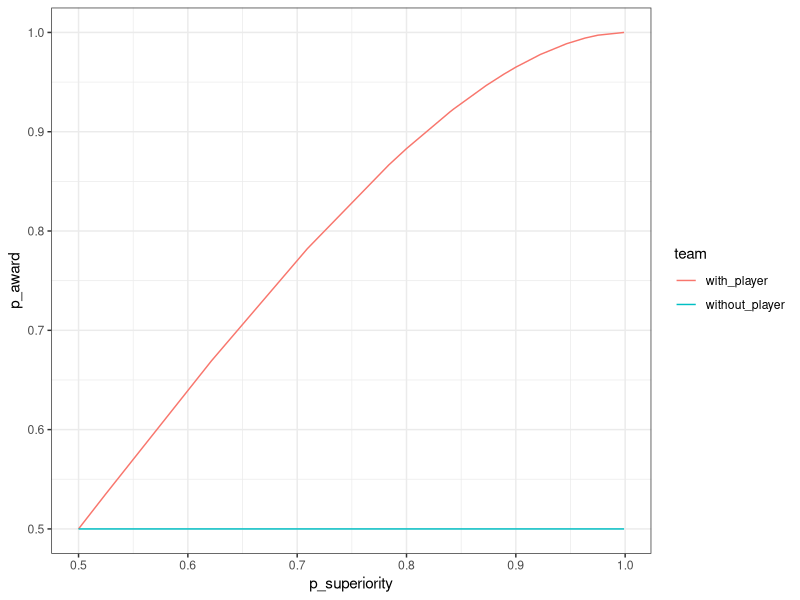
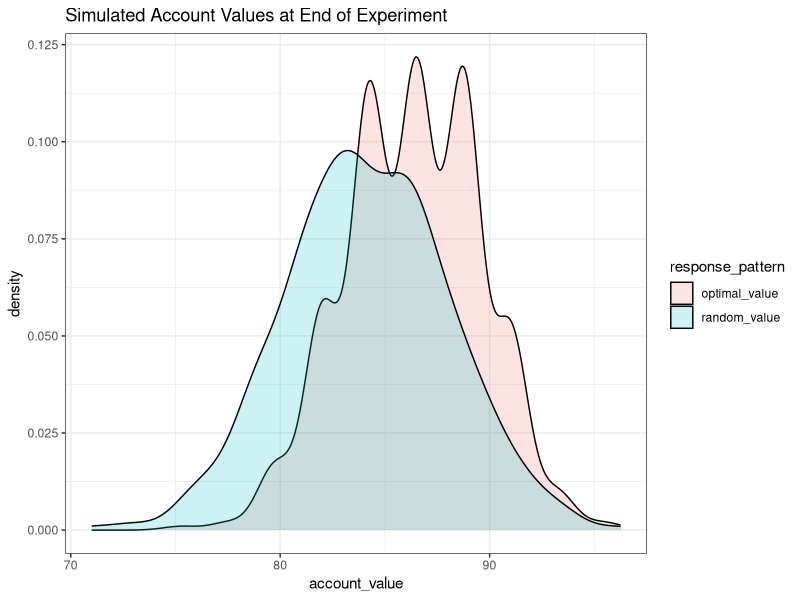
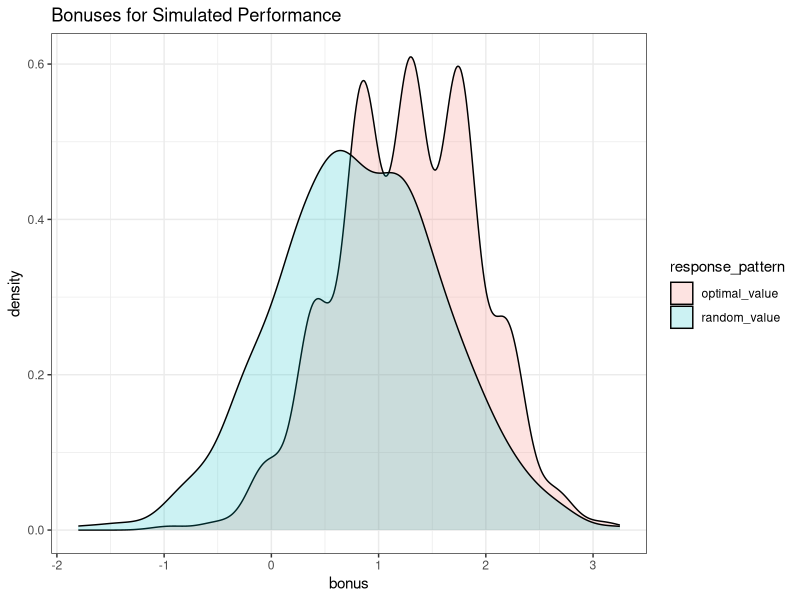

These figures' R source, in order:
## ---- chunk 1
knitr::opts_chunk$set(echo = TRUE)
library(tidyverse)
library(modelr)
library(gganimate)
library(RColorBrewer)
## ---- chunk 2
# linear sampling of log odds for full span of ground truth probability of superiority between 0.525 and 0.975
n_trials.full_span <- 10
logodds.full_span <- seq(log(0.525 / (1 - 0.525)), log(0.975 / (1 - 0.975)), length.out = n_trials.full_span)

# linear sampling of log odds near the decision threshold (p_superiority == 0.87]) 
n_trials.near_threshold <- 4
logodds.near_threshold <- seq(log(0.8 / (1 - 0.8)), log(0.9 /(1 - 0.9)), length.out = n_trials.near_threshold)

# combine the sampling strategies and convert from log odds to probability of superiority
logodds <- sort(c(logodds.full_span, logodds.near_threshold))
p_superiority <- 1 / (1 + exp(-logodds))
n_trials <- length(p_superiority)

print(p_superiority)
## ---- chunk 3
# baseline probability of winning/keeping an award without the new player 
baseline <- c(.5) # previously c(.15, .5, 8.5)

# initialize data conditions dataframe
conds_df <- data.frame(
  "p_superiority" = rep(p_superiority, length(baseline)),
  "baseline" = sort(rep(baseline, length(p_superiority))),
  "threshold" = 100)

head(conds_df)
## ---- chunk 4
# create df containting rows for practice trials
prac_df <- data.frame(
  "p_superiority" = c(.999),
  "baseline" = c(.5),
  "threshold" = c(100))
# append to conditions dataframe
conds_df <- rbind(conds_df, prac_df)

head(prac_df)
## ---- chunk 5
# create df containting rows for mock trial in each condition
mock_df <- data_grid(conds_df, p_superiority = c(.5), baseline = c(.5), threshold = c(100))

# add to conds_df
conds_df <- rbind(conds_df, mock_df)

print(mock_df)
## ---- chunk 6
# add columns for the mean and standard deviation of the difference in the number of points for the team with vs without the new player
conds_df <- conds_df %>%
  mutate(sd_diff = 15, # std(with - without)
         mean_diff = sd_diff * qnorm(p_superiority)) # mean(with - without)

head(conds_df)
## ---- chunk 7
# double the length of the dataframe to add information per version of the team, creating a stimulus dataframe with a row per distribution to visualize
stim_df <- map_df(seq_len(2), ~conds_df)
stim_df$team <- as.factor(sort(rep(c("with_player","without_player"), length(stim_df$p_superiority) / 2)))

# add columns for the mean and standard deviation of points for each team and the probability of winning the award
stim_df <- stim_df %>%
  mutate(sd = sqrt(stim_df$sd_diff ^ 2 / 2), # assume equal and independent variances
        mean = if_else(team == "without_player", 
                       # team without the new player is at baseline
                       threshold - sd * qnorm(1 - baseline), 
                       # team with new player is at difference from baseline
                       threshold - sd * qnorm(1 - baseline) + mean_diff),
        p_award = pnorm((mean - threshold) / sd) # probability of exceeding threshold to win award
  )

# spread values per machine across columns to get back to a conditions dataframe one row per trial
conds_df <- stim_df %>% # explanation: https://kieranhealy.org/blog/archives/2018/11/06/spreading-multiple-values/
  gather(variable, value, -(p_superiority:team)) %>%
  unite(temp, team, variable) %>%
  spread(temp, value)

head(conds_df)
## ---- chunk 8
stim_df %>% ggplot(aes(x = p_superiority, y = p_award, color = team)) +
  geom_line() +
  theme_bw()
## ---- chunk 9
# ratio (K) of value of contract (X) over cost of intervention (C)
conds_df <- conds_df %>% mutate(K = 2.25)
## ---- chunk 10
# determine whether or not intervention is utility optimal on each trial
conds_df <- conds_df %>%
  mutate(should_intervene = (with_player_p_award - without_player_p_award) > (1 / K)) # decision rule
                                    
conds_df %>%
  summarise(intervene = sum(should_intervene), n_trials = n())
## ---- chunk 11
conds_df <- conds_df %>%
  mutate(p_sup_threshold = pnorm(sqrt(sd_diff ^ 2 / 2) / sd_diff * (qnorm((1 / K) + baseline) + qnorm(baseline))))

# unique(conds_df$p_sup_threshold)
conds_df %>%
  summarise(threshold = unique(p_sup_threshold))
## ---- chunk 12
# starting value depends on maximum possible loss (if they pay for the new machine every time and never gain\keep the contract)
conds_df <- conds_df %>% mutate(starting_account_value = (2 * n_trials + 2) * K)

conds_df %>% group_by(K, starting_account_value) %>% summarise()
## ---- chunk 13
# set up for simulation
n_iter <- 500
simulation_df <- NULL

# generate outcome, whether award is won/kept or not
outcome <- function(intervene, p_with, p_without) {
  if (intervene) {
    return(runif(1) <= p_with)
  } else {
    return(runif(1) <= p_without)
  }
}

for (i in 1:n_iter) {
  temp <- conds_df %>% 
    mutate(
      # generate payoff for random guess 
      random_guess = as.logical(rbinom(n(), 1, 0.5)),
      random_outcome = as.logical(pmap(list(random_guess, with_player_p_award, without_player_p_award), outcome)),
      random_payoff = if_else(random_outcome,
                              K - random_guess,
                              as.numeric(-random_guess)),
      random_correct = (random_guess == should_intervene),
      # generate payoff for optimal guess
      optimal_outcome = as.logical(pmap(list(should_intervene, with_player_p_award, without_player_p_award), outcome)),
      optimal_payoff = if_else(optimal_outcome,
                               K - should_intervene,
                               as.numeric(-should_intervene)),
      optimal_correct = TRUE
    ) %>%
    summarise(
      iter = i,
      random_value = mean(starting_account_value) + sum(random_payoff),
      random_correct = sum(random_correct),
      optimal_value = mean(starting_account_value) + sum(optimal_payoff),
      optimal_correct = sum(optimal_correct)
    )
  simulation_df = rbind(simulation_df, temp)
}

head(simulation_df)
## ---- chunk 14
simulation_df %>%
  select(iter, random_value, optimal_value) %>%
  gather(response_pattern, account_value, -iter) %>%
  ggplot(aes(x = account_value, fill = response_pattern)) +
  geom_density(alpha = 0.2) +
  theme_bw() +
  labs(
    title = "Simulated Account Values at End of Experiment"
  )
## ---- chunk 15
# set exchange rate and cutoff
cutoff <- 80
exchange <- 0.2

simulation_df %>%
  select(iter, random_value, optimal_value) %>%
  gather(response_pattern, account_value, -iter) %>%
  mutate(bonus = (account_value - cutoff) * exchange) %>%
  ggplot(aes(x = bonus, fill = response_pattern)) +
  geom_density(alpha = 0.2) +
  theme_bw() +
  labs(
    title = "Bonuses for Simulated Performance"
  )
